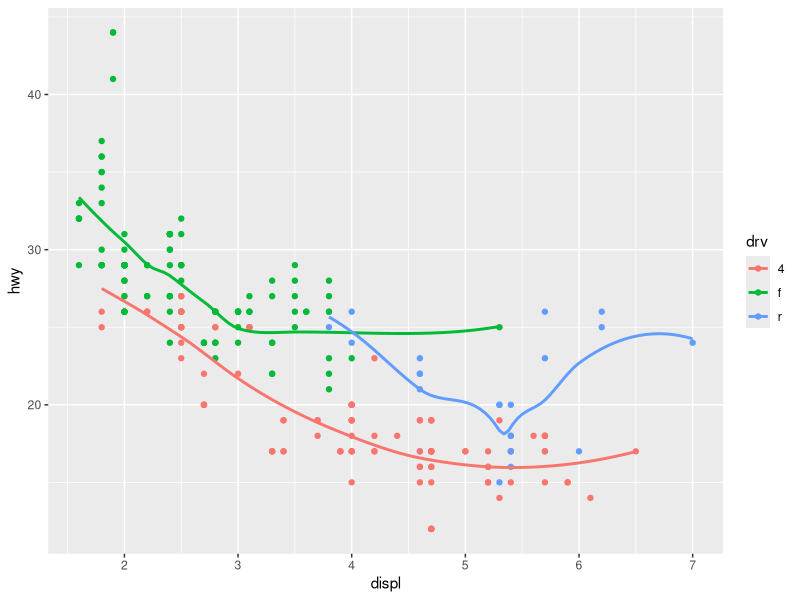
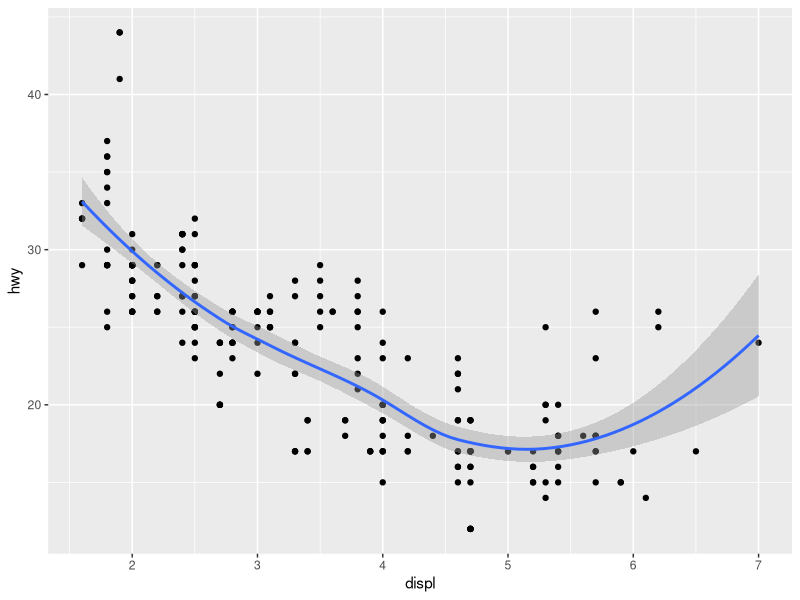
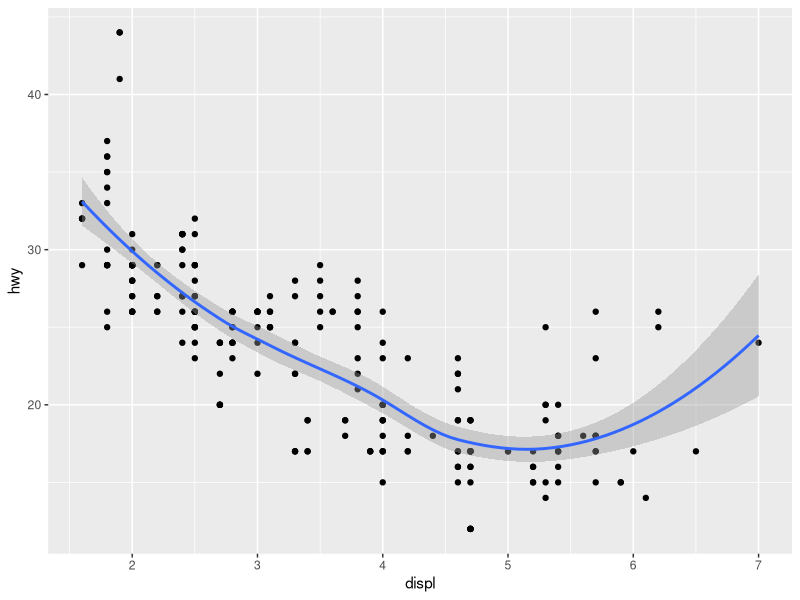
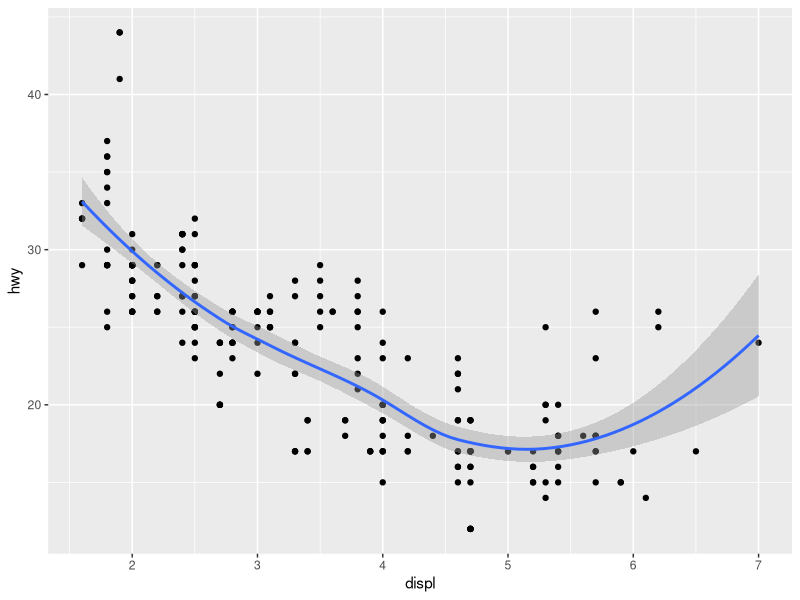
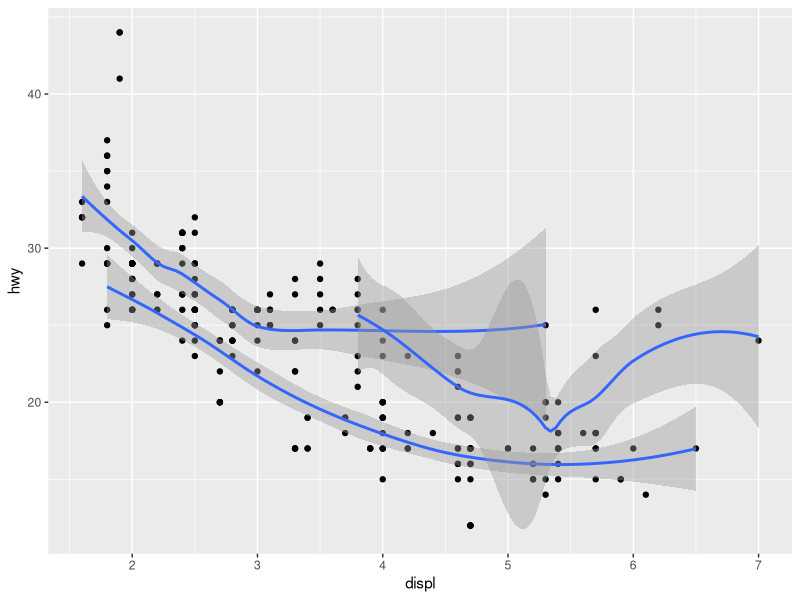
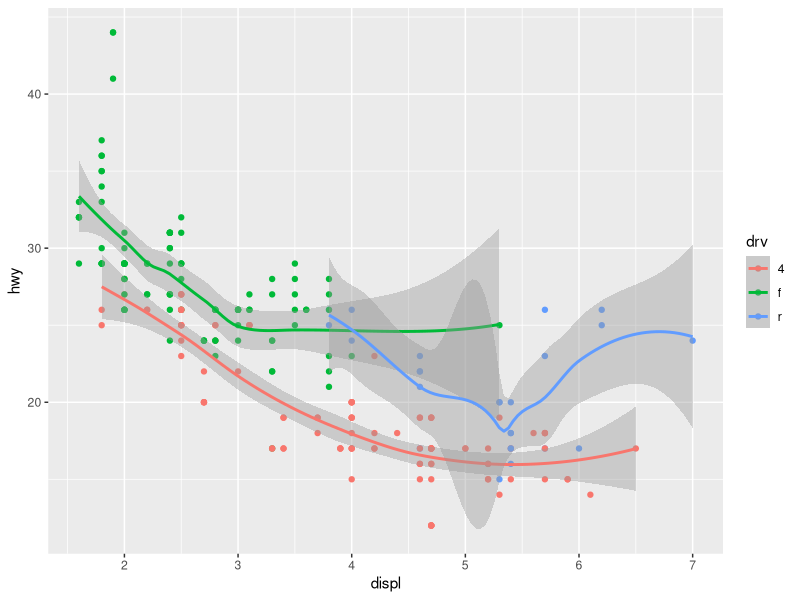
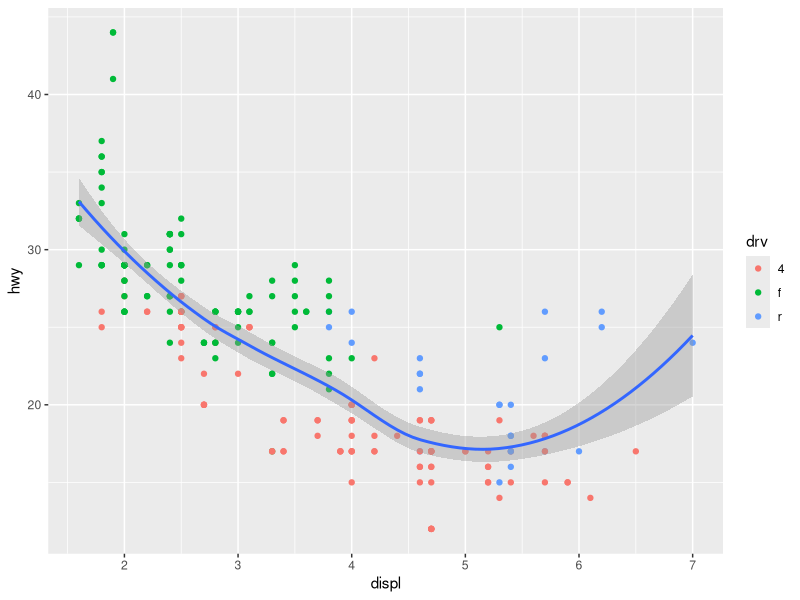
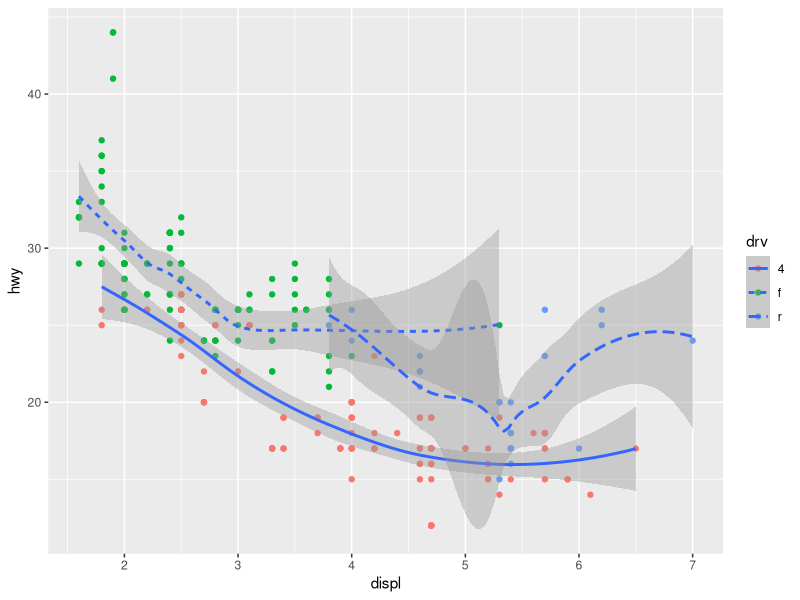

Here is the R script that generated these plots, in order:
library(tidyverse)
library(ggplot2)

#Exercise 3.6.1
#3.6.1.1 
#line- geom_line, box- geom_boxplot, histogram- geom_histogram, area- geom_area

#3.6.1.2
# the color aes is applied to both geoms
ggplot(data = mpg, mapping = aes(x = displ, y = hwy, color = drv)) + 
  geom_point() + 
  geom_smooth(se = FALSE)

#3.6.1.3
#show.legend false disables the drv legend in geom_point, it was false bcz data is self explanatory

#3.6.1.4
#se is standard errors, this is the difference between the actual value of y and the predicted value of y

#3.6.1.5
#They display the same code.
ggplot(data = mpg, mapping = aes(x = displ, y = hwy)) + 
  geom_point() + 
  geom_smooth()

ggplot() + 
  geom_point(data = mpg, mapping = aes(x = displ, y = hwy)) + 
  geom_smooth(data = mpg, mapping = aes(x = displ, y = hwy))

#3.6.1.6
#first plot
ggplot(data = mpg, mapping = aes(x = displ, y = hwy)) + 
  geom_point() + 
  geom_smooth()

#second plot  , add droup  by drive
ggplot(data = mpg, mapping = aes(x = displ, y = hwy, group = drv)) + 
  geom_point() + 
  geom_smooth()

#third plot  , add color aes
ggplot(data = mpg, mapping = aes(x = displ, y = hwy, color = drv)) + 
  geom_point() + 
  geom_smooth()

#fourth plot , clor aes in geom_point
ggplot(data = mpg, mapping = aes(x = displ, y = hwy)) + 
  geom_point( mapping = aes(color = drv)) + 
  geom_smooth()

#fifth plot
ggplot(data = mpg, mapping = aes(x = displ, y = hwy)) + 
  geom_point( mapping = aes(color = drv)) + 
  geom_smooth(mapping = aes(linetype = drv))

#sixth plot
ggplot(data = mpg, mapping = aes(x = displ, y = hwy)) + 
  geom_point(aes(fill=drv), colour="white",pch=21, size=3) 



